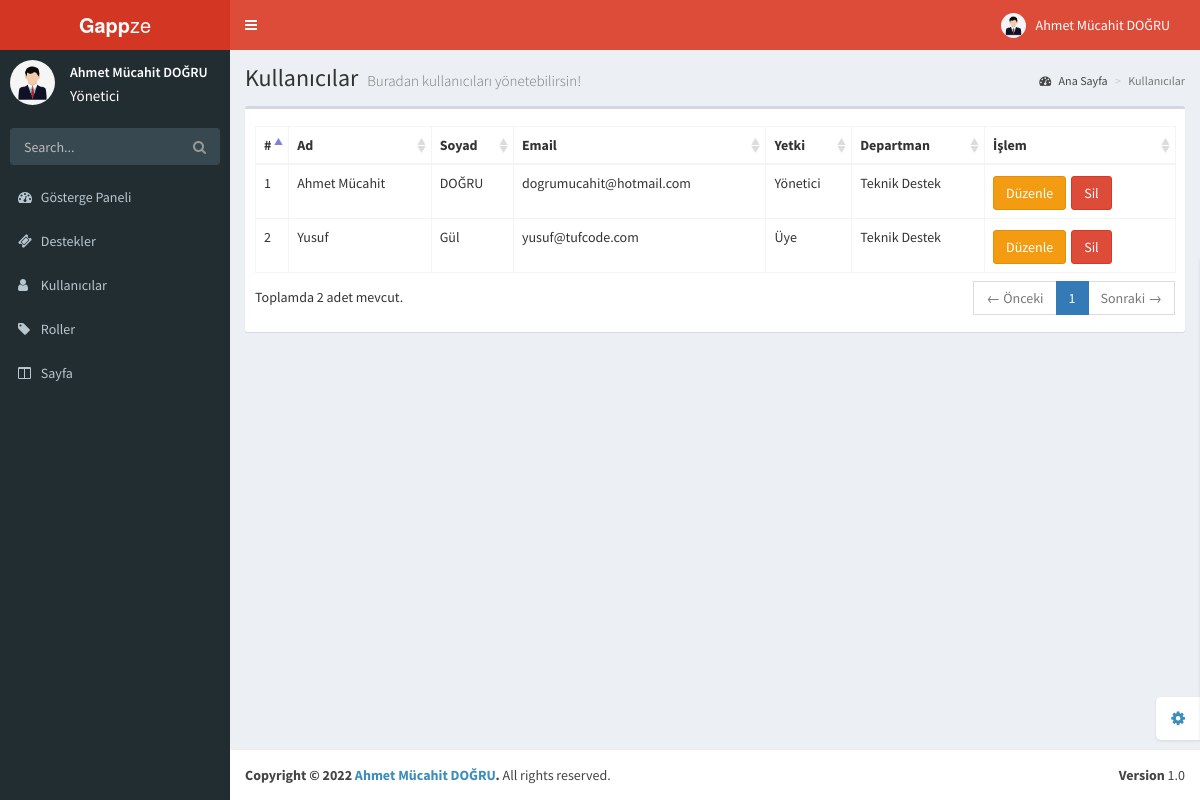
Page /admin/accounts.php (signed in) on the committed database.
### tables this page shows
CREATE TABLE `accounts` (
  `id` int(11) NOT NULL,
  `firstName` varchar(64) NOT NULL,
  `lastName` varchar(64) NOT NULL,
  `email` varchar(255) NOT NULL,
  `password` varchar(255) NOT NULL,
  `permission` int(11) NOT NULL,
  `department` int(11) NOT NULL,
  `createdDate` timestamp NOT NULL DEFAULT current_timestamp() ON UPDATE current_timestamp()
);

CREATE TABLE `roles` (
  `id` int(11) NOT NULL,
  `name` varchar(255) NOT NULL
);

CREATE TABLE `pages` (
  `id` int(11) NOT NULL,
  `name` varchar(255) NOT NULL,
  `src` varchar(255) NOT NULL,
  `permission` int(11) NOT NULL,
  `location` int(11) NOT NULL,
  `dropdown` int(11) NOT NULL,
  `isDropdown` int(11) NOT NULL,
  `icon` varchar(255) NOT NULL,
  `isLogged` int(11) NOT NULL
);

CREATE TABLE `departments` (
  `id` int(11) NOT NULL,
  `name` varchar(255) NOT NULL
);

### functions/class.function.php (the view, shortened to what this page needs)
<?php
class classFonksiyon {
    private $settings = "/settings.json";
    private $host;
    private $username;
    private $password;
    private $database;
    public function __construct()
    {
      $jsonVeri = file_get_contents($_SERVER['DOCUMENT_ROOT'].$this->settings);
      $jsonVeri = json_decode($jsonVeri,true);
      $this->host = $jsonVeri["host"];
      $this->username = $jsonVeri["user"];
      $this->password = $jsonVeri["password"];
      $this->database = $jsonVeri["database"];
    }
    public function dbConnection(){
      try {
        $conn = new PDO("mysql:host=$this->host;dbname=$this->database;charset=utf8", $this->username, $this->password);
        $conn->setAttribute(PDO::ATTR_ERRMODE, PDO::ERRMODE_EXCEPTION);
      } catch(PDOException $e) {
        $message = "Connection failed: " . $e->getMessage();
      }
      return $conn;
    }
    public function pagesAll($location,$permission){
      $db = $this->dbConnection();
      if($db){
        if($location == 1){
          $page = $db->prepare("SELECT * FROM pages WHERE location = ?");
          $page->execute(array(
            $location
          ));
          if($page->rowCount() != 0){
            foreach ($page as $page_veri) {
                if($page_veri["permission"] == $permission){
                  if($page_veri["isDropdown"] == 1){
                  echo "
                  <li class='treeview'>
                  <a href='#'>
                  <i class='{$page_veri["icon"]}'></i>
                  <span>{$page_veri["name"]}</span></a>";
                    echo '<ul class="treeview-menu">';
                    echo "</ul></li>";
                  }else{
                    if($page_veri["dropdown"] == 0){
                    echo "<li class='treeview'>";
                    echo "<a href='{$page_veri["src"]}'>";
                    echo "<i class='{$page_veri["icon"]}'></i> <span>{$page_veri["name"]}</span>";
                    echo "</a>";
                    echo "</li>";
                    }
                  }
                }
            }
        }
      }
    }
    }
}

### admin/pages/header.php (shortened to what this page needs)
<header class="main-header">
    <a href="index.php" class="logo"><b>Gapp</b>ze</a>
    <nav class="navbar navbar-static-top" role="navigation">
        <a href="#" class="sidebar-toggle" data-toggle="offcanvas" role="button">
        </a>
        <div class="navbar-custom-menu">
            <ul class="nav navbar-nav">
                <li class="dropdown user user-menu">
                    <a href="#" class="dropdown-toggle" data-toggle="dropdown">
                        <img src="/resources/img/user.jpg" class="user-image" alt="User Image" />
                        <span class="hidden-xs"><?= $user->getName($_SESSION["userAccountID"]); ?></span>
                    </a>
                </li>
            </ul>
        </div>
    </nav>
</header>

### admin/pages/navbar.php
<aside class="main-sidebar">
    <section class="sidebar">
        <div class="user-panel">
            <div class="pull-left image">
                <img src="/resources/img/user.jpg" class="img-circle" alt="User Image" />
            </div>
            <div class="pull-left info">
                <p><?= $user->getName($_SESSION["userAccountID"]); ?></p>
                <a style="font-size: 15px"><?= $user->getPermissionName($_SESSION["userAccountID"]) ?></a>
            </div>
        </div>
        <form action="#" method="get" class="sidebar-form">
            <div class="input-group">
                <input type="text" name="q" class="form-control" placeholder="Search..." />
                <span class="input-group-btn">
                    <button type='submit' name='search' id='search-btn' class="btn btn-flat"><i
                            class="fa fa-search"></i></button>
                </span>
            </div>
        </form>
        <ul class="sidebar-menu">
             <?php
                $class->pagesAll(1,0);
            ?>
        </ul>
    </section>
</aside>

### functions/account.function.php (shortened to what this page needs)
<?php
class Accounts{
  public function getAllAccounts(){
    $class = new classFonksiyon();
    $db = $class->dbConnection();
     if($db){
        $accounts = $db->prepare("SELECT * FROM accounts");
        $accounts->execute();
        if($accounts->rowCount() != 0){
          foreach ($accounts as $accounts_veri) {
              $role = $this->getPermissionName($accounts_veri["id"]);
              $departmen_name = $this->getUserDepartmentName($_SESSION["userAccountID"]);
              echo "<tr>";
              echo "<td>{$accounts_veri["id"]}</td>";
              echo "<td>{$accounts_veri["firstName"]}</td>";
              echo "<td>{$accounts_veri["lastName"]}</td>";
              echo "<td>{$accounts_veri["email"]}</td>";
              echo "<td>{$role}</td>";
              echo "<td>{$departmen_name}</td><td>";
              echo "<button class='btn btn-warning btn-specly mt-2 mr-2' type='button'>Düzenle</button>";
              echo "<button class='btn btn-danger btn-specly mt-2 mr-2' type='button'>Sil</button>";
              echo "</td></tr>";
           }
       }
     }
  }
  public function getPermissionName($id){
      $class = new classFonksiyon();
      $db = $class->dbConnection();
      $accounts = $db->prepare("SELECT permission FROM accounts WHERE id = ?");
      $accounts->execute(array(
        $id
      ));
      $accounts_fetch = $accounts->fetch();
      $roles = $db->prepare("SELECT * FROM roles WHERE id = ?");
      $roles->execute(array(
        $accounts_fetch["permission"]
      ));
      $roles_fetch = $roles->fetch();
      if($accounts->rowCount() != 0){
        if($roles_fetch == 0){
          return "Üye";
        }else{
        return $roles_fetch["name"];
        }
      }else{
        return false;
      }
  }
  public function getName($id){
    $class = new classFonksiyon();
    $db = $class->dbConnection();
    $accounts = $db->prepare("SELECT firstName,lastName FROM accounts WHERE id = ?");
    $accounts->execute(array(
      $id
    ));
    $accounts_fetch = $accounts->fetch();
    if($accounts->rowCount() != 0){
    return $accounts_fetch["firstName"]." ".$accounts_fetch["lastName"];
    }
  }
  public function getUserDepartmentName($id){
    $class = new classFonksiyon();
    $db = $class->dbConnection();
    if($db){
      $accounts = $db->prepare("SELECT department FROM accounts WHERE id = ?");
      $accounts->execute(array(
        $id
      ));
      if($accounts->rowCount() != 0){
        $accounts_fetch = $accounts->fetch();
        $departmen = $accounts_fetch["department"];
        $departmen_name_select = $db->prepare("SELECT name FROM departments WHERE id = ?");
        $departmen_name_select->execute(array(
          $departmen
        ));
        $departmen_name = $departmen_name_select->fetch();
        if($departmen_name_select->rowCount() != 0){
          return $departmen_name["name"];
        }
      }else{
        return "Tanımlanmamış";
      }
    }
  }
}

### rows in the picture
accounts: $user->getName($_SESSION["userAccountID"]) "Ahmet Mücahit DOĞRU", permission.name "Yönetici", id "1", firstName "Ahmet Mücahit", lastName "DOĞRU", email "dogrumucahit@hotmail.com", role "Yönetici", department.name "Teknik Destek"
pages: name "Gösterge Paneli"
pages: name "Destekler"
pages: name "Kullanıcılar"
pages: name "Roller"
pages: name "Sayfa"
accounts: id "2", firstName "Yusuf", lastName "Gül", email "yusuf@tufcode.com", role "Üye", accounts.department "Teknik Destek"
